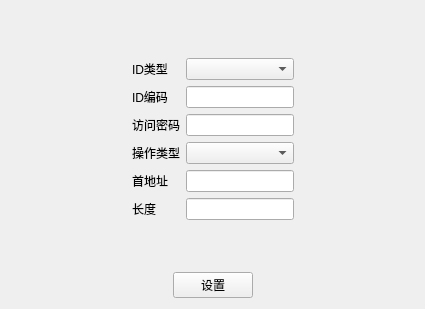
<?xml version="1.0" encoding="UTF-8"?>
<ui version="4.0">
 <class>LockOpForm</class>
 <widget class="QWidget" name="LockOpForm">
  <property name="geometry">
   <rect>
    <x>0</x>
    <y>0</y>
    <width>425</width>
    <height>309</height>
   </rect>
  </property>
  <property name="windowTitle">
   <string>Form</string>
  </property>
  <layout class="QVBoxLayout" name="verticalLayout">
   <item>
    <spacer name="verticalSpacer_2">
     <property name="orientation">
      <enum>Qt::Vertical</enum>
     </property>
     <property name="sizeHint" stdset="0">
      <size>
       <width>20</width>
       <height>40</height>
      </size>
     </property>
    </spacer>
   </item>
   <item>
    <layout class="QHBoxLayout" name="horizontalLayout_2">
     <item>
      <spacer name="horizontalSpacer_4">
       <property name="orientation">
        <enum>Qt::Horizontal</enum>
       </property>
       <property name="sizeHint" stdset="0">
        <size>
         <width>40</width>
         <height>20</height>
        </size>
       </property>
      </spacer>
     </item>
     <item>
      <layout class="QGridLayout" name="gridLayout">
       <item row="0" column="0">
        <widget class="QLabel" name="label">
         <property name="text">
          <string>ID类型</string>
         </property>
        </widget>
       </item>
       <item row="0" column="1">
        <widget class="QComboBox" name="comboBox"/>
       </item>
       <item row="1" column="0">
        <widget class="QLabel" name="label_2">
         <property name="text">
          <string>ID编码</string>
         </property>
        </widget>
       </item>
       <item row="1" column="1">
        <widget class="QLineEdit" name="lineEdit"/>
       </item>
       <item row="2" column="0">
        <widget class="QLabel" name="label_3">
         <property name="text">
          <string>访问密码</string>
         </property>
        </widget>
       </item>
       <item row="2" column="1">
        <widget class="QLineEdit" name="lineEdit_2"/>
       </item>
       <item row="3" column="0">
        <widget class="QLabel" name="label_4">
         <property name="text">
          <string>操作类型</string>
         </property>
        </widget>
       </item>
       <item row="3" column="1">
        <widget class="QComboBox" name="comboBox_2"/>
       </item>
       <item row="4" column="0">
        <widget class="QLabel" name="label_5">
         <property name="text">
          <string>首地址</string>
         </property>
        </widget>
       </item>
       <item row="4" column="1">
        <widget class="QLineEdit" name="lineEdit_3"/>
       </item>
       <item row="5" column="0">
        <widget class="QLabel" name="label_6">
         <property name="text">
          <string>长度</string>
         </property>
        </widget>
       </item>
       <item row="5" column="1">
        <widget class="QLineEdit" name="lineEdit_4"/>
       </item>
      </layout>
     </item>
     <item>
      <spacer name="horizontalSpacer_3">
       <property name="orientation">
        <enum>Qt::Horizontal</enum>
       </property>
       <property name="sizeHint" stdset="0">
        <size>
         <width>40</width>
         <height>20</height>
        </size>
       </property>
      </spacer>
     </item>
    </layout>
   </item>
   <item>
    <spacer name="verticalSpacer">
     <property name="orientation">
      <enum>Qt::Vertical</enum>
     </property>
     <property name="sizeHint" stdset="0">
      <size>
       <width>20</width>
       <height>40</height>
      </size>
     </property>
    </spacer>
   </item>
   <item>
    <layout class="QHBoxLayout" name="horizontalLayout">
     <item>
      <spacer name="horizontalSpacer">
       <property name="orientation">
        <enum>Qt::Horizontal</enum>
       </property>
       <property name="sizeHint" stdset="0">
        <size>
         <width>40</width>
         <height>20</height>
        </size>
       </property>
      </spacer>
     </item>
     <item>
      <widget class="QPushButton" name="pushButton">
       <property name="text">
        <string>设置</string>
       </property>
      </widget>
     </item>
     <item>
      <spacer name="horizontalSpacer_2">
       <property name="orientation">
        <enum>Qt::Horizontal</enum>
       </property>
       <property name="sizeHint" stdset="0">
        <size>
         <width>40</width>
         <height>20</height>
        </size>
       </property>
      </spacer>
     </item>
    </layout>
   </item>
  </layout>
 </widget>
 <resources/>
 <connections/>
</ui>
